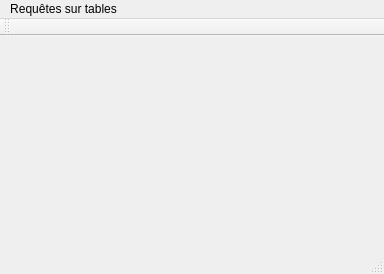
<?xml version="1.0" encoding="UTF-8"?>
<ui version="4.0">
 <class>MainWindow</class>
 <widget class="QMainWindow" name="MainWindow">
  <property name="geometry">
   <rect>
    <x>0</x>
    <y>0</y>
    <width>384</width>
    <height>274</height>
   </rect>
  </property>
  <property name="windowTitle">
   <string>Aide à la décision</string>
  </property>
  <widget class="QWidget" name="centralWidget"/>
  <widget class="QMenuBar" name="menuBar">
   <property name="geometry">
    <rect>
     <x>0</x>
     <y>0</y>
     <width>384</width>
     <height>23</height>
    </rect>
   </property>
   <widget class="QMenu" name="menuRequetesTables">
    <property name="title">
     <string>Requêtes sur tables</string>
    </property>
    <addaction name="tableEleve"/>
    <addaction name="tableForum"/>
   </widget>
   <addaction name="menuRequetesTables"/>
  </widget>
  <widget class="QToolBar" name="mainToolBar">
   <attribute name="toolBarArea">
    <enum>TopToolBarArea</enum>
   </attribute>
   <attribute name="toolBarBreak">
    <bool>false</bool>
   </attribute>
  </widget>
  <widget class="QStatusBar" name="statusBar"/>
  <action name="tableEleve">
   <property name="text">
    <string>Requête sur tables 'Eleve'</string>
   </property>
  </action>
  <action name="tableForum">
   <property name="text">
    <string>Requêtes sur table 'Forum'</string>
   </property>
  </action>
 </widget>
 <layoutdefault spacing="6" margin="11"/>
 <resources/>
 <connections/>
</ui>
